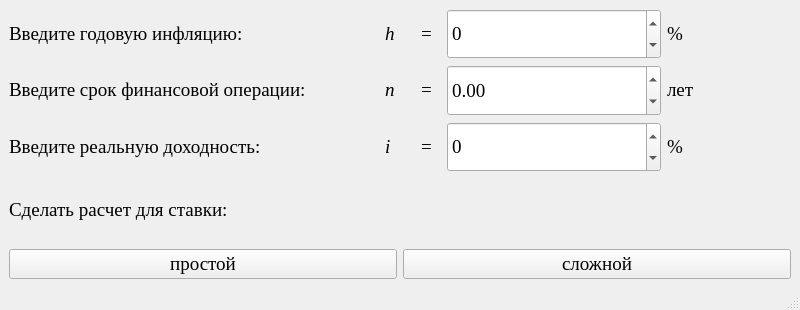
<?xml version="1.0" encoding="UTF-8"?>
<ui version="4.0">
 <class>MainWindow</class>
 <widget class="QMainWindow" name="MainWindow">
  <property name="geometry">
   <rect>
    <x>0</x>
    <y>0</y>
    <width>800</width>
    <height>310</height>
   </rect>
  </property>
  <property name="minimumSize">
   <size>
    <width>800</width>
    <height>310</height>
   </size>
  </property>
  <property name="maximumSize">
   <size>
    <width>800</width>
    <height>350</height>
   </size>
  </property>
  <property name="windowTitle">
   <string>Расчёт брутто-ставки финансовой операции с учётом инфляции</string>
  </property>
  <widget class="QWidget" name="centralwidget">
   <layout class="QGridLayout" name="gridLayout" rowstretch="1,1,1,2">
    <item row="0" column="0">
     <layout class="QGridLayout" name="gridLayout_13">
      <item row="0" column="2">
       <widget class="QLabel" name="label_56">
        <property name="minimumSize">
         <size>
          <width>20</width>
          <height>0</height>
         </size>
        </property>
        <property name="maximumSize">
         <size>
          <width>20</width>
          <height>16777215</height>
         </size>
        </property>
        <property name="font">
         <font>
          <family>Times New Roman</family>
          <pointsize>14</pointsize>
         </font>
        </property>
        <property name="text">
         <string>&lt;html&gt;&lt;head/&gt;&lt;body&gt;&lt;p&gt;=&lt;/p&gt;&lt;/body&gt;&lt;/html&gt;</string>
        </property>
       </widget>
      </item>
      <item row="0" column="0">
       <widget class="QLabel" name="label_54">
        <property name="minimumSize">
         <size>
          <width>370</width>
          <height>35</height>
         </size>
        </property>
        <property name="font">
         <font>
          <family>Times New Roman</family>
          <pointsize>14</pointsize>
         </font>
        </property>
        <property name="text">
         <string>&lt;html&gt;&lt;head/&gt;&lt;body&gt;&lt;p&gt;Введите годовую инфляцию:&lt;/p&gt;&lt;/body&gt;&lt;/html&gt;</string>
        </property>
       </widget>
      </item>
      <item row="0" column="4">
       <widget class="QLabel" name="label_57">
        <property name="minimumSize">
         <size>
          <width>50</width>
          <height>0</height>
         </size>
        </property>
        <property name="maximumSize">
         <size>
          <width>50</width>
          <height>16777215</height>
         </size>
        </property>
        <property name="font">
         <font>
          <family>Times New Roman</family>
          <pointsize>14</pointsize>
         </font>
        </property>
        <property name="text">
         <string>&lt;html&gt;&lt;head/&gt;&lt;body&gt;&lt;p&gt;%&lt;/p&gt;&lt;/body&gt;&lt;/html&gt;</string>
        </property>
       </widget>
      </item>
      <item row="0" column="5">
       <widget class="QLabel" name="label_58">
        <property name="text">
         <string/>
        </property>
       </widget>
      </item>
      <item row="0" column="3">
       <widget class="QDoubleSpinBox" name="doubleSpinBox_11">
        <property name="minimumSize">
         <size>
          <width>214</width>
          <height>25</height>
         </size>
        </property>
        <property name="maximumSize">
         <size>
          <width>16777215</width>
          <height>220</height>
         </size>
        </property>
        <property name="font">
         <font>
          <family>Times New Roman</family>
          <pointsize>14</pointsize>
         </font>
        </property>
        <property name="decimals">
         <number>0</number>
        </property>
        <property name="minimum">
         <double>-16777215.000000000000000</double>
        </property>
        <property name="maximum">
         <double>16777215.000000000000000</double>
        </property>
        <property name="singleStep">
         <double>1.000000000000000</double>
        </property>
       </widget>
      </item>
      <item row="0" column="1">
       <widget class="QLabel" name="label_55">
        <property name="minimumSize">
         <size>
          <width>30</width>
          <height>0</height>
         </size>
        </property>
        <property name="maximumSize">
         <size>
          <width>30</width>
          <height>16777215</height>
         </size>
        </property>
        <property name="font">
         <font>
          <family>Times New Roman</family>
          <pointsize>14</pointsize>
          <italic>true</italic>
         </font>
        </property>
        <property name="text">
         <string>&lt;html&gt;&lt;head/&gt;&lt;body&gt;&lt;p&gt;h&lt;/p&gt;&lt;/body&gt;&lt;/html&gt;</string>
        </property>
       </widget>
      </item>
     </layout>
    </item>
    <item row="1" column="0">
     <layout class="QGridLayout" name="gridLayout_12">
      <item row="0" column="0">
       <widget class="QLabel" name="label_49">
        <property name="minimumSize">
         <size>
          <width>370</width>
          <height>35</height>
         </size>
        </property>
        <property name="font">
         <font>
          <family>Times New Roman</family>
          <pointsize>14</pointsize>
         </font>
        </property>
        <property name="text">
         <string>&lt;html&gt;&lt;head/&gt;&lt;body&gt;&lt;p&gt;Введите срок финансовой операции:&lt;/p&gt;&lt;/body&gt;&lt;/html&gt;</string>
        </property>
       </widget>
      </item>
      <item row="0" column="1">
       <widget class="QLabel" name="label_50">
        <property name="minimumSize">
         <size>
          <width>30</width>
          <height>0</height>
         </size>
        </property>
        <property name="maximumSize">
         <size>
          <width>30</width>
          <height>16777215</height>
         </size>
        </property>
        <property name="font">
         <font>
          <family>Times New Roman</family>
          <pointsize>14</pointsize>
          <italic>true</italic>
         </font>
        </property>
        <property name="text">
         <string>&lt;html&gt;&lt;head/&gt;&lt;body&gt;&lt;p&gt;n&lt;/p&gt;&lt;/body&gt;&lt;/html&gt;</string>
        </property>
       </widget>
      </item>
      <item row="0" column="2">
       <widget class="QLabel" name="label_51">
        <property name="minimumSize">
         <size>
          <width>20</width>
          <height>0</height>
         </size>
        </property>
        <property name="maximumSize">
         <size>
          <width>20</width>
          <height>16777215</height>
         </size>
        </property>
        <property name="font">
         <font>
          <family>Times New Roman</family>
          <pointsize>14</pointsize>
         </font>
        </property>
        <property name="text">
         <string>&lt;html&gt;&lt;head/&gt;&lt;body&gt;&lt;p&gt;=&lt;/p&gt;&lt;/body&gt;&lt;/html&gt;</string>
        </property>
       </widget>
      </item>
      <item row="0" column="3">
       <widget class="QDoubleSpinBox" name="doubleSpinBox_10">
        <property name="minimumSize">
         <size>
          <width>214</width>
          <height>25</height>
         </size>
        </property>
        <property name="maximumSize">
         <size>
          <width>16777215</width>
          <height>220</height>
         </size>
        </property>
        <property name="font">
         <font>
          <family>Times New Roman</family>
          <pointsize>14</pointsize>
         </font>
        </property>
        <property name="decimals">
         <number>2</number>
        </property>
        <property name="minimum">
         <double>-16777215.000000000000000</double>
        </property>
        <property name="maximum">
         <double>16777215.000000000000000</double>
        </property>
        <property name="singleStep">
         <double>0.010000000000000</double>
        </property>
       </widget>
      </item>
      <item row="0" column="4">
       <widget class="QLabel" name="label_52">
        <property name="minimumSize">
         <size>
          <width>50</width>
          <height>0</height>
         </size>
        </property>
        <property name="maximumSize">
         <size>
          <width>50</width>
          <height>16777215</height>
         </size>
        </property>
        <property name="font">
         <font>
          <family>Times New Roman</family>
          <pointsize>14</pointsize>
         </font>
        </property>
        <property name="text">
         <string>&lt;html&gt;&lt;head/&gt;&lt;body&gt;&lt;p&gt;лет&lt;/p&gt;&lt;/body&gt;&lt;/html&gt;</string>
        </property>
       </widget>
      </item>
      <item row="0" column="5">
       <widget class="QLabel" name="label_53">
        <property name="text">
         <string/>
        </property>
       </widget>
      </item>
     </layout>
    </item>
    <item row="2" column="0">
     <layout class="QGridLayout" name="gridLayout_10">
      <item row="0" column="0">
       <widget class="QLabel" name="label_39">
        <property name="minimumSize">
         <size>
          <width>370</width>
          <height>35</height>
         </size>
        </property>
        <property name="font">
         <font>
          <family>Times New Roman</family>
          <pointsize>14</pointsize>
         </font>
        </property>
        <property name="text">
         <string>&lt;html&gt;&lt;head/&gt;&lt;body&gt;&lt;p&gt;Введите реальную доходность:&lt;/p&gt;&lt;/body&gt;&lt;/html&gt;</string>
        </property>
       </widget>
      </item>
      <item row="0" column="1">
       <widget class="QLabel" name="label_41">
        <property name="minimumSize">
         <size>
          <width>30</width>
          <height>0</height>
         </size>
        </property>
        <property name="maximumSize">
         <size>
          <width>30</width>
          <height>16777215</height>
         </size>
        </property>
        <property name="font">
         <font>
          <family>Times New Roman</family>
          <pointsize>14</pointsize>
          <italic>true</italic>
         </font>
        </property>
        <property name="text">
         <string>&lt;html&gt;&lt;head/&gt;&lt;body&gt;&lt;p&gt;i&lt;/p&gt;&lt;/body&gt;&lt;/html&gt;</string>
        </property>
       </widget>
      </item>
      <item row="0" column="2">
       <widget class="QLabel" name="label_42">
        <property name="minimumSize">
         <size>
          <width>20</width>
          <height>0</height>
         </size>
        </property>
        <property name="maximumSize">
         <size>
          <width>20</width>
          <height>16777215</height>
         </size>
        </property>
        <property name="font">
         <font>
          <family>Times New Roman</family>
          <pointsize>14</pointsize>
         </font>
        </property>
        <property name="text">
         <string>&lt;html&gt;&lt;head/&gt;&lt;body&gt;&lt;p&gt;=&lt;/p&gt;&lt;/body&gt;&lt;/html&gt;</string>
        </property>
       </widget>
      </item>
      <item row="0" column="3">
       <widget class="QDoubleSpinBox" name="doubleSpinBox_8">
        <property name="minimumSize">
         <size>
          <width>214</width>
          <height>25</height>
         </size>
        </property>
        <property name="maximumSize">
         <size>
          <width>16777215</width>
          <height>220</height>
         </size>
        </property>
        <property name="font">
         <font>
          <family>Times New Roman</family>
          <pointsize>14</pointsize>
         </font>
        </property>
        <property name="decimals">
         <number>0</number>
        </property>
        <property name="minimum">
         <double>-999999999.000000000000000</double>
        </property>
        <property name="maximum">
         <double>16777215.000000000000000</double>
        </property>
        <property name="singleStep">
         <double>1.000000000000000</double>
        </property>
       </widget>
      </item>
      <item row="0" column="4">
       <widget class="QLabel" name="label_43">
        <property name="minimumSize">
         <size>
          <width>50</width>
          <height>0</height>
         </size>
        </property>
        <property name="maximumSize">
         <size>
          <width>50</width>
          <height>16777215</height>
         </size>
        </property>
        <property name="font">
         <font>
          <family>Times New Roman</family>
          <pointsize>14</pointsize>
         </font>
        </property>
        <property name="text">
         <string>&lt;html&gt;&lt;head/&gt;&lt;body&gt;&lt;p&gt;%&lt;/p&gt;&lt;/body&gt;&lt;/html&gt;</string>
        </property>
       </widget>
      </item>
      <item row="0" column="5">
       <widget class="QLabel" name="label_44">
        <property name="text">
         <string/>
        </property>
       </widget>
      </item>
     </layout>
    </item>
    <item row="3" column="0">
     <layout class="QGridLayout" name="gridLayout_3" rowstretch="0,0" rowminimumheight="1,1">
      <item row="0" column="0">
       <widget class="QLabel" name="label_12">
        <property name="minimumSize">
         <size>
          <width>400</width>
          <height>35</height>
         </size>
        </property>
        <property name="font">
         <font>
          <family>Times New Roman</family>
          <pointsize>14</pointsize>
          <weight>50</weight>
          <bold>false</bold>
         </font>
        </property>
        <property name="text">
         <string>&lt;html&gt;&lt;head/&gt;&lt;body&gt;&lt;p&gt;Сделать расчет для ставки:&lt;/p&gt;&lt;/body&gt;&lt;/html&gt;</string>
        </property>
       </widget>
      </item>
      <item row="1" column="0">
       <layout class="QGridLayout" name="gridLayout_2">
        <item row="0" column="0">
         <widget class="QPushButton" name="pushButton_2">
          <property name="font">
           <font>
            <family>Times New Roman</family>
            <pointsize>14</pointsize>
           </font>
          </property>
          <property name="text">
           <string>простой</string>
          </property>
         </widget>
        </item>
        <item row="0" column="1">
         <widget class="QPushButton" name="pushButton">
          <property name="font">
           <font>
            <family>Times New Roman</family>
            <pointsize>14</pointsize>
           </font>
          </property>
          <property name="text">
           <string>сложной</string>
          </property>
         </widget>
        </item>
       </layout>
      </item>
     </layout>
    </item>
   </layout>
  </widget>
  <widget class="QStatusBar" name="statusbar"/>
 </widget>
 <resources/>
 <connections/>
</ui>
